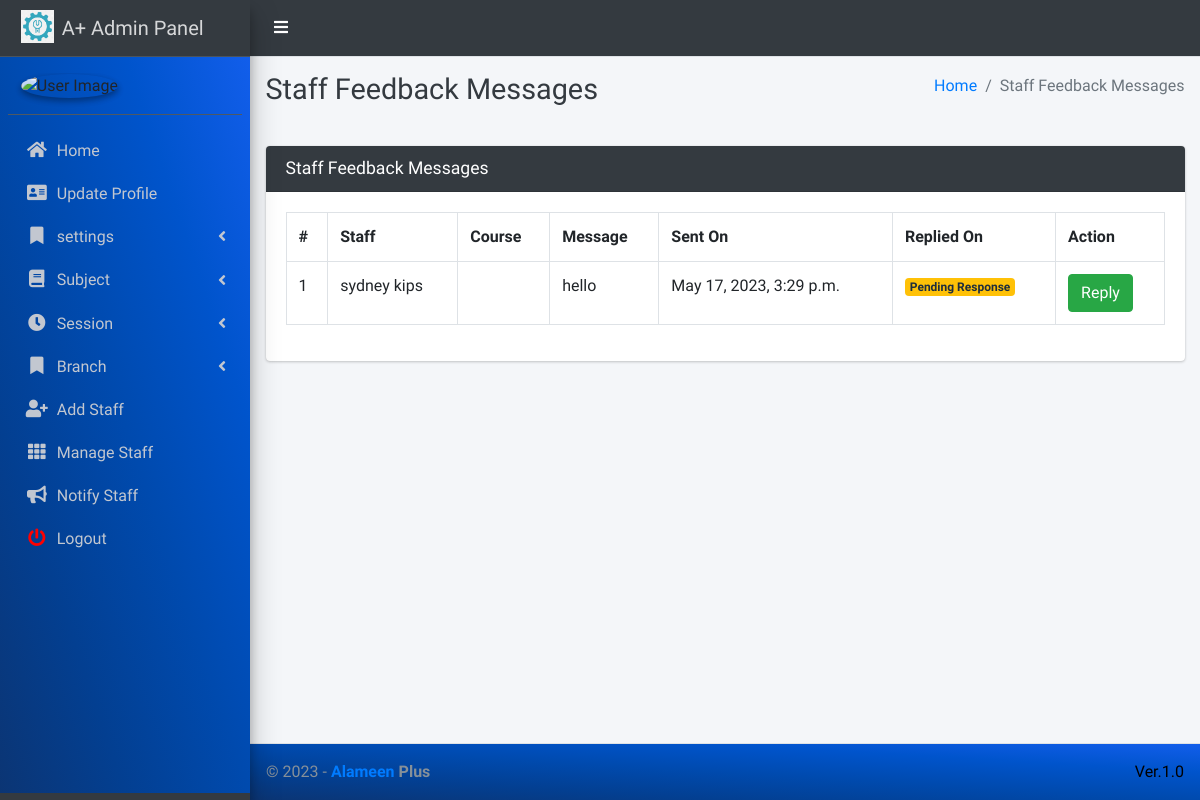
Page /staff/view/feedback/ (signed in) on the earlier database version.
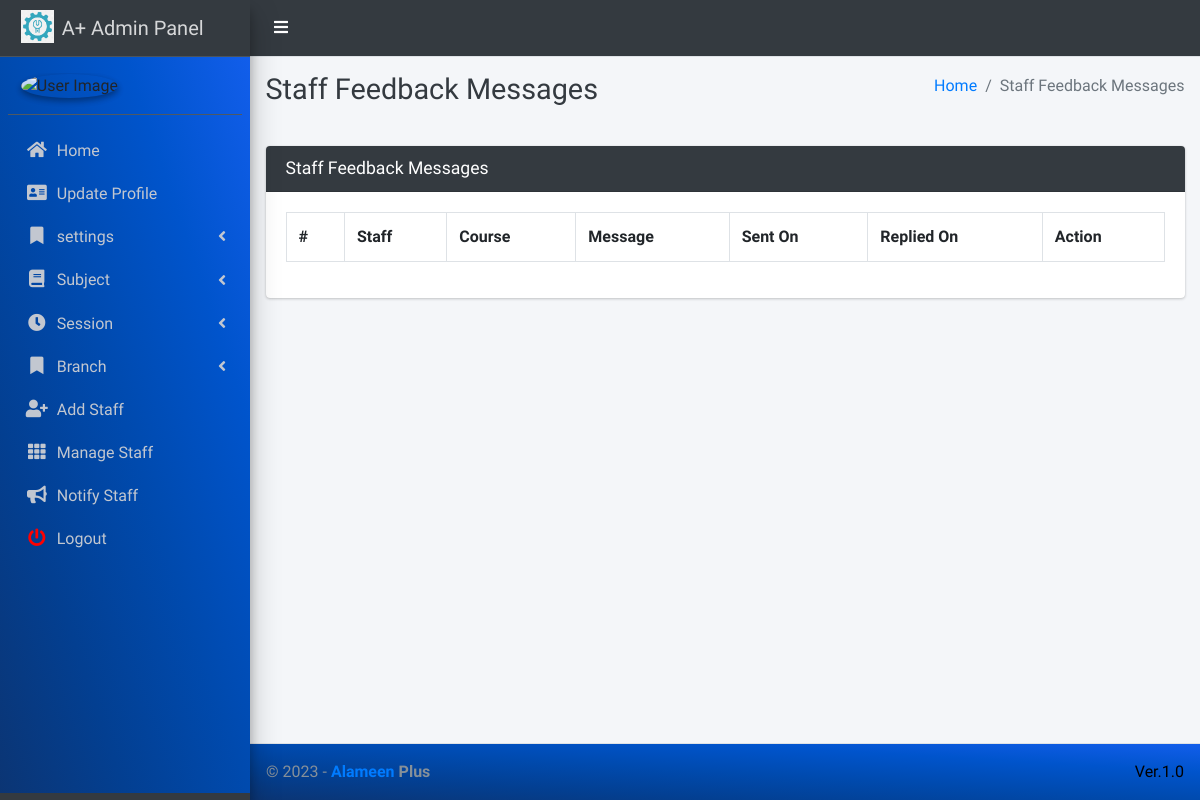
Same page on the later database version.
### main_app/models.py (models this page shows)
class FeedbackStaff(models.Model):
    staff = models.ForeignKey(Staff, on_delete=models.CASCADE)
    feedback = models.TextField()
    reply = models.TextField()
    created_at = models.DateTimeField(auto_now_add=True)
    updated_at = models.DateTimeField(auto_now=True)

class Staff(models.Model):
    class_name = models.ForeignKey(Classes, on_delete=models.DO_NOTHING, null=True, blank=True, verbose_name='Assign Class')
    branch = models.ForeignKey(Branch, on_delete=models.CASCADE, null=True)
    admin = models.OneToOneField(CustomUser, on_delete=models.CASCADE)
    def __str__(self):
        return self.admin.first_name + " " +  self.admin.last_name

class CustomUser(AbstractUser):
    USER_TYPE = ((1, "HOD"), (2, "Staff"), (3, "Student"))
    GENDER = [("M", "Male"), ("F", "Female")]
    username = None  # Removed username, using email instead
    email = models.EmailField(unique=True)
    user_type = models.CharField(default=1, choices=USER_TYPE, max_length=1)
    gender = models.CharField(max_length=1, choices=GENDER)
    profile_pic = models.ImageField()
    address = models.TextField()
    created_at = models.DateTimeField(auto_now_add=True)
    updated_at = models.DateTimeField(auto_now=True)
    USERNAME_FIELD = "email"
    REQUIRED_FIELDS = []
    objects = CustomUserManager()
    def __str__(self):
        return  self.first_name + " " + self.last_name

### main_app/hod_views.py (the view, shortened to what this page needs)
# urls.py: path("staff/view/feedback/", hod_views.staff_feedback_message,
@login_required(redirect_field_name="user_login")
@csrf_exempt
def staff_feedback_message(request):
    if request.method != 'POST':
        feedbacks = FeedbackStaff.objects.all()
        context = {
            'feedbacks': feedbacks,
            'page_title': 'Staff Feedback Messages'
        }
        return render(request, 'hod_template/staff_feedback_template.html', context)

### main_app/templates/hod_template/staff_feedback_template.html (shortened to what this page needs)
{% extends 'main_app/base.html' %}
{% load static %}
{% block page_title %}{{page_title}}{% endblock page_title %}
{% block content %}
<section class="content">
    <div class="container-fluid">
        <div class="row">
            <div class="col-md-12">
                <div class="card card-dark">
                    <div class="card-header">
                        <h3 class="card-title">{{page_title}}</h3>
                    </div>
                    <div class="table card-body">
                        <table class="table table-bordered table-hover">
                            <tr>
                                <th>#</th>
                                <th>Staff</th>
                                <th>Course</th>
                                <th>Message</th>
                                <th>Sent On</th>
                                <th>Replied On</th>
                                <th>Action</th>
                            </tr>
                            {% for feedback in  feedbacks %}
                              <tr>
                                  <td>{{forloop.counter}}</td>
                                  <td>{{feedback.staff}}</td>
                                  <td>{{feedback.staff.course}}</td>
                                  <td>{{feedback.feedback}}</td>
                                    {% if feedback.reply == "" %}
                                    <td>{{feedback.created_at}}</td>
                                    <td><span  class='badge badge-warning'>Pending Response</span></td>
                                         <td> <button data-toggle = "modal" data-target = "#reply_modal" value="{{feedback.id}}" class="btn btn-success reply_open_modal">Reply</button>
                                        {% else %}
                                        <td>{{feedback.created_at}}</td>
                                        <td>{{feedback.updated_at}}</td>
                                          <td>{{feedback.reply}}</td>
                                    {% endif %}
                                  </td>
                              </tr>
                            {% endfor %}
                        </table>
                    </div>
                    </div>
            </div>
        </div>
    </div>
</section>
{% endblock content %}

Differences in the rows shown:
removed FeedbackStaff: staff "sydney kips", feedback "hello", created_at "May 17, 2023, 3:29 p.m."
